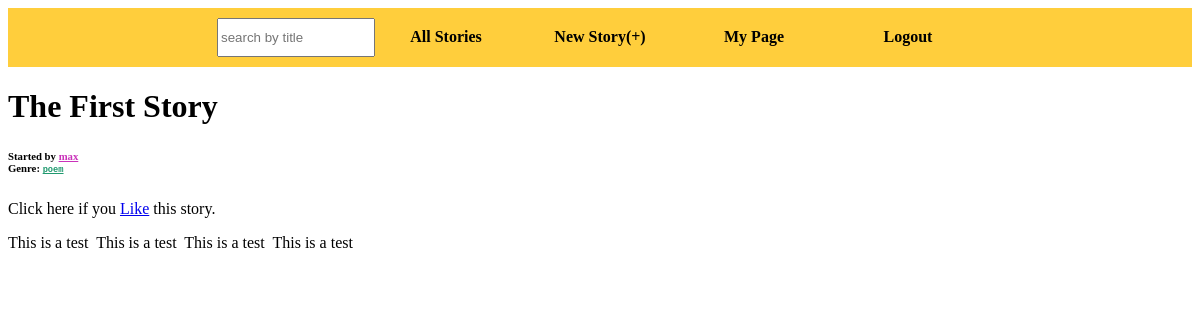
The page /story?id=0 on the database its author committed.
### tables this page shows
CREATE TABLE stories (title TEXT, creator TEXT, id INTERGER PRIMARY KEY, genre TEXT, word_limit INTEGER, cooldown INTEGER, contributions INTEGER, finished BOOLEAN, likes INTEGER, views INTEGER);

CREATE TABLE story_0 (version_num INTEGER PRIMARY KEY, contributor TEXT, text_contributed TEXT, timestamp TEXT);

### ourStory.py (the view)
@app.route('/story', methods = ['GET'])
def story_route():
    storyId=request.args.get("id","")
    dictStoryInfo=search.getStory(storyId)
    if 'user' in session: #check if user is logged in
        user=session["user"]
        if dictStoryInfo["finished"]: #check if story is finished
            return render_template("fullStory.html", like = users.has_user_liked(storyId, user), likes=dictStoryInfo["popularity"] - 1, title=dictStoryInfo["title"], author=dictStoryInfo["author"], genre=dictStoryInfo["genre"],id=dictStoryInfo["id"], pieces=dictStoryInfo["pieces"])
        else: #story is not finished
            if not search.contributedYet(user, storyId): #user did not contribute yet, so user is directed to edit the story
               return render_template("editStory.html",id=dictStoryInfo["id"], title=dictStoryInfo["title"],lastUpdate=search.latestUpdate(storyId),charLimit=dictStoryInfo["word_limit"])
            else: #user has already contributed, so show story
               return render_template("fullStory.html", like = users.has_user_liked(storyId, user), likes=dictStoryInfo["popularity"] - 1, title=dictStoryInfo["title"], author=dictStoryInfo["author"], genre=dictStoryInfo["genre"],id=dictStoryInfo["id"], pieces=dictStoryInfo["pieces"])
    else: #not logged in
       if dictStoryInfo["finished"]: #checks if story is finished, guests can view finished story
           return render_template("fullStory.html", likes=dictStoryInfo["popularity"], title=dictStoryInfo["title"], author=dictStoryInfo["author"], genre=dictStoryInfo["genre"],id=dictStoryInfo["id"],  pieces=dictStoryInfo["pieces"])
       else: #prompts user to log in because story is not finished
           flash("Please log in to view/edit story")
           return redirect(url_for('home'))

### util/search.py (called while the page is built)
def tuple_to_dictionary(tuuple, list_of_keys):
    d = {} #the dictionary
    index = 0 #the column index
    while index < len(tuuple):
        d[ list_of_keys[index] ] = tuuple[index]
        index += 1
    return d

### templates/fullStory.html
{% extends "base.html" %}
{% block body %}
<h1>{{title}}</h1>
<h6>Started by <a class="userLink" href="/user?id={{author}}">{{ author }}</a><br>
    Genre: <a class="genre" href="/search?genre={{genre}}">{{ genre }}</a></h6>
{% if like %}
    You and {{ likes }} others like this story. <a class="button" href="/like?id={{id}}">Unlike</a>
{% else %}
    Click here if you <a class="button" href="/like?id={{id}}">Like</a> this story.
{% endif %}
<p>
    {% for piece in pieces %}
        {% set who = piece["contributor"] %}
        {% set what = piece["text_contributed"] %}
        {% set when = piece["timestamp"] %}
        <span title="{{who}} on {{when}}">{{ what }}</span>&nbsp;
    {% endfor %}
</p>
{% endblock %}

### static/storyStylesheet.css (style rules this page uses)
a.userLink { color: #CA32BA; }
.genre { font-family: monospace; color: #20996F; }

### rows shown on the page
stories: title "The First Story", creator "max", genre "poem"
story_0: text_contributed "This is a test"
story_0: text_contributed "This is a test"
story_0: text_contributed "This is a test"
story_0: text_contributed "This is a test"
